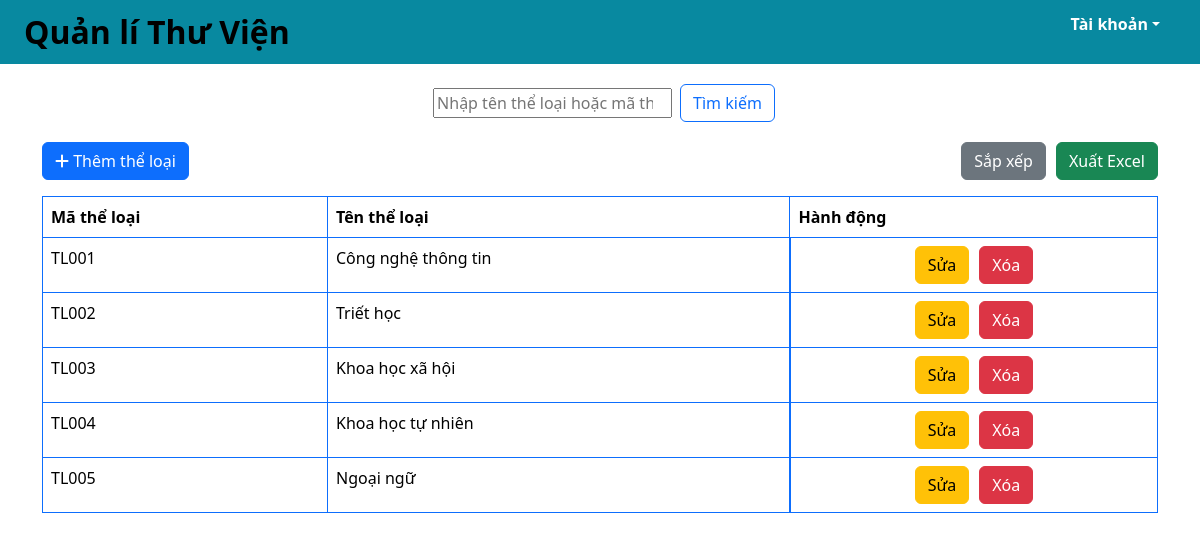
Page /theloai2.php on the committed database.
### tables this page shows
create table theLoai (
	maTL char(10) not null,
    tenTL varchar(50) not null,
    primary key (maTL)
);

### src/functions.php (called while the page is built, shortened)
<?php
function html_escape(string|null $text): string
{
    return htmlspecialchars($text ?? '', ENT_QUOTES, 'UTF-8', false);
}

### public/theloai2.php (the view, shortened to what this page needs)
<?php
require_once __DIR__ . '/../src/connect.php';
if ($_SERVER['REQUEST_METHOD'] === 'POST' && isset($_POST['sort'])) {
    $sql = "CALL sapXepTL()";
    $stmt = $pdo->prepare($sql);
    $stmt->execute();
} else if ($_SERVER['REQUEST_METHOD'] === 'GET' && isset($_GET['keyword'])) {
    $keyword = $_GET['keyword'];
    $sql = "CALL timKiemTL(?)";
    $stmt = $pdo->prepare($sql);
    $stmt->execute([$keyword]);
} else {
    $sql = "CALL hthiTL()";
    $stmt = $pdo->prepare($sql);
    $stmt->execute();
}
$rows = $stmt->fetchAll(PDO::FETCH_ASSOC);
include_once __DIR__ . '/../src/partials/header2.php'
?>
<div class="container">
    <div class="row mb-3">
        <div class="col d-flex justify-content-center ">
            <form class="d-flex align-items-center" method="GET" action="/theloai2.php" class="w-100">
                <input class="m-2" type="search" placeholder="Nhập tên thể loại hoặc mã thể loại" aria-label="search"
                    name="keyword" value="<?= isset($_GET['keyword']) ? htmlspecialchars($_GET['keyword']) : '' ?>">
                <button class="btn btn-outline-primary" type="submit">Tìm kiếm</button>
            </form>
        </div>
    </div>
    <div class="row mb-3">
        <div class="col-6">
            <a href="/them_theloai2.php" class="btn btn-primary">
                <i class="fa-solid fa-plus"></i> Thêm thể loại
            </a>
        </div>
        <div class="col-6 d-flex justify-content-end">
            <form method="post">
                <button class="btn btn-secondary" type="submit" name="sort">
                    Sắp xếp
                </button>
            </form>
            <div style="width: 10px;"></div>
            <form method="post">
                <button class="btn btn-success" type="submit" name="export">
                    Xuất Excel
                </button>
            </form>
        </div>
    </div>
    <div class="row">
        <div class="col">
            <table class="table table-bordered border-primary">
                <thead>
                    <tr>
                        <th>Mã thể loại</th>
                        <th>Tên thể loại</th>
                        <th>Hành động</th>
                    </tr>
                </thead>
                <tbody>
                    <?php foreach ($rows as $row) : ?>
                    <tr>
                        <td><?= html_escape($row['maTL']) ?></td>
                        <td><?= html_escape($row['tenTL']) ?></td>
                        <td class="d-flex justify-content-center">
                            <a href="<?= 'sua_theloai2.php?maTL=' . $row['maTL'] ?>"
                                class="btn btn-xs btn-warning mr-1">
                                Sửa</a>
                            <div style="width: 10px;"></div>
                            <form class="form-inline ml-1" action="/xoa_theloai2.php" method="POST">
                                <button id="delete-sach-btn" type="button" class="btn btn-xs btn-danger  delete-btn"
                                    data-toggle="modal" name="delete-sach" data-target="#delete-confirm">
                                    Xóa
                                </button>
                            </form>
                        </td>
                    </tr>
                    <?php endforeach ?>
                </tbody>
            </table>
        </div>
    </div>
</div>
<?php
include_once __DIR__ . '/../src/partials/footer.php'
?>

### rows in the picture
theloai: maTL "TL001", tenTL "Công nghệ thông tin"
theloai: maTL "TL002", tenTL "Triết học"
theloai: maTL "TL003", tenTL "Khoa học xã hội"
theloai: maTL "TL004", tenTL "Khoa học tự nhiên"
theloai: maTL "TL005", tenTL "Ngoại ngữ"
